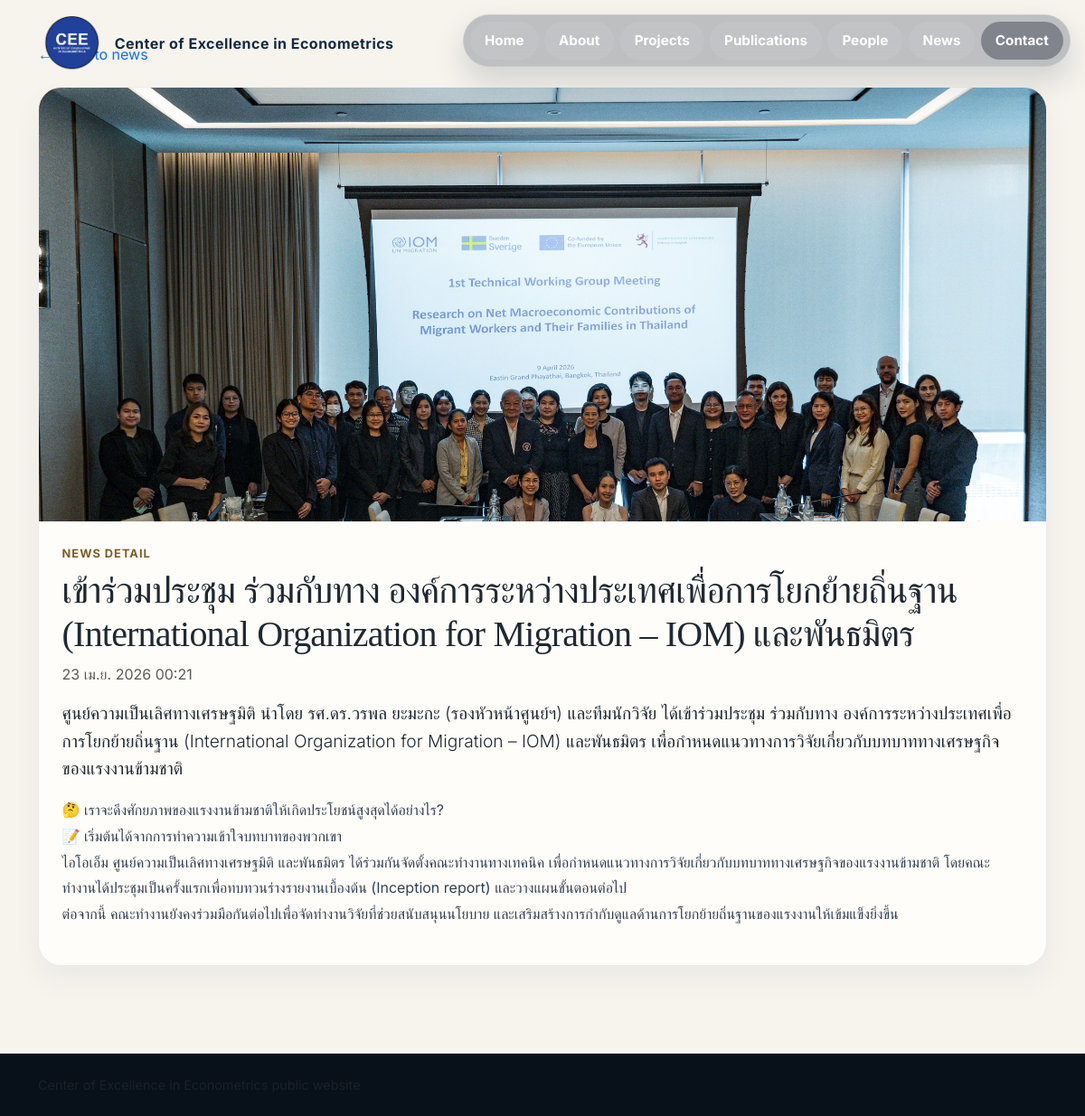
/news/international-organization-for-migration-iom/, run on the app's committed database.
### apps/news/models.py (models this page shows, shortened)
class News(models.Model):
    title = models.CharField(max_length=255)
    slug = models.SlugField(max_length=255, unique=True, blank=True)
    summary = models.TextField(blank=True)
    content = models.TextField()
    cover_image = models.ImageField(upload_to='news/', blank=True, null=True)
    published_at = models.DateTimeField(blank=True, null=True)
    is_published = models.BooleanField(default=True)
    created_at = models.DateTimeField(auto_now_add=True)
    updated_at = models.DateTimeField(auto_now=True)
    class Meta:
        ordering = ['-published_at', '-created_at']
        verbose_name_plural = 'news'

### apps/news/views.py (the view)
# urls.py: path('<slug:slug>/', views.news_detail, name='detail'),
def news_detail(request, slug):
    news_item = get_object_or_404(News, slug=slug, is_published=True)
    related_items = (
        News.objects.filter(is_published=True)
        .exclude(pk=news_item.pk)[:3]
    )
    return render(
        request,
        "news/detail.html",
        {
            "news_item": news_item,
            "related_items": related_items,
        },
    )

### templates/news/detail.html (shortened to what this page needs)
{% extends "base.html" %}
{% block content %}
<section class="py-5">
    <div class="container">
        <a href="{% url 'news:list' %}" class="text-decoration-none">&larr; Back to news</a>
        <article class="news-detail-shell mt-4">
            {% if news_item.cover_image %}
                <div class="news-detail-shell__media">
                    <img src="{{ news_item.cover_image.url }}" alt="{{ news_item.title }}">
                </div>
            {% endif %}
            <div class="news-detail-shell__content">
                <p class="eyebrow mb-2">News Detail</p>
                <h1 class="mb-2">{{ news_item.title }}</h1>
                <p class="text-muted mb-3">{{ news_item.published_at|date:"d M Y H:i"|default:"Draft" }}</p>
                {% if news_item.summary %}
                    <p class="lead">{{ news_item.summary }}</p>
                {% endif %}
                <div class="news-detail-body">{{ news_item.content|linebreaks }}</div>
            </div>
        </article>
    </div>
</section>
{% endblock %}

### data on the page
News: cover_image (picture), title "เข้าร่วมประชุม ร่วมกับทาง องค์การระหว่างประเทศเพื่อการโยกย้ายถิ่นฐาน (International Organization for Migration – IOM) และพันธมิตร", published_at "23 เม.ย. 2026 00:21", summary "ศูนย์ความเป็นเลิศทางเศรษฐมิติ นำโดย รศ.ดร.วรพล ยะมะกะ (รองหัวหน้าศูนย์ฯ) และทีมนักวิจัย ได้เข้าร่วมประชุม ร่วมกับทาง องค์การระหว่างประเทศเพื่อการโยกย้ายถิ่นฐาน (International Organization for Migration – IOM) และพันธมิตร เพื่อกำหนดแนวทางการวิจัยเกี่ยวกับบทบาททางเศรษฐกิจของแรงงานข้ามชาติ", content "🤔 เราจะดึงศักยภาพของแรงงานข้ามชาติให้เกิดประโยชน์สูงสุดได้อย่างไร? 📝 เริ่มต้นได้จากการทำความเข้าใจบทบาทของพวกเขา ไอโอเอ็ม ศูนย์ความเป็นเลิศทางเศรษฐมิติ และพันธมิตร ได้ร่วมกันจัดตั้งคณะทำงานทางเทคนิค เพื่อกำหนดแนวทางการวิจัยเกี่ยวกับบทบาททางเศรษฐกิจของแรงงานข้ามชาติ โดยคณะทำงานได้ประชุมเป็นครั้งแรกเพื่อทบทวนร่างรายงานเบื้องต้น (Inception report) และวางแผนขั้นตอนต่อไป ต่อจากนี้ คณะทำงานยังคงร่วมมือกันต่อไปเพื่อจัดทำงานวิจัยที่ช่วยสนับสนุนนโยบาย และเสริมสร้างการกำกับดูแลด้านการโยกย้ายถิ่นฐานของแรงงานให้เข้มแข็งยิ่งขึ้น"
